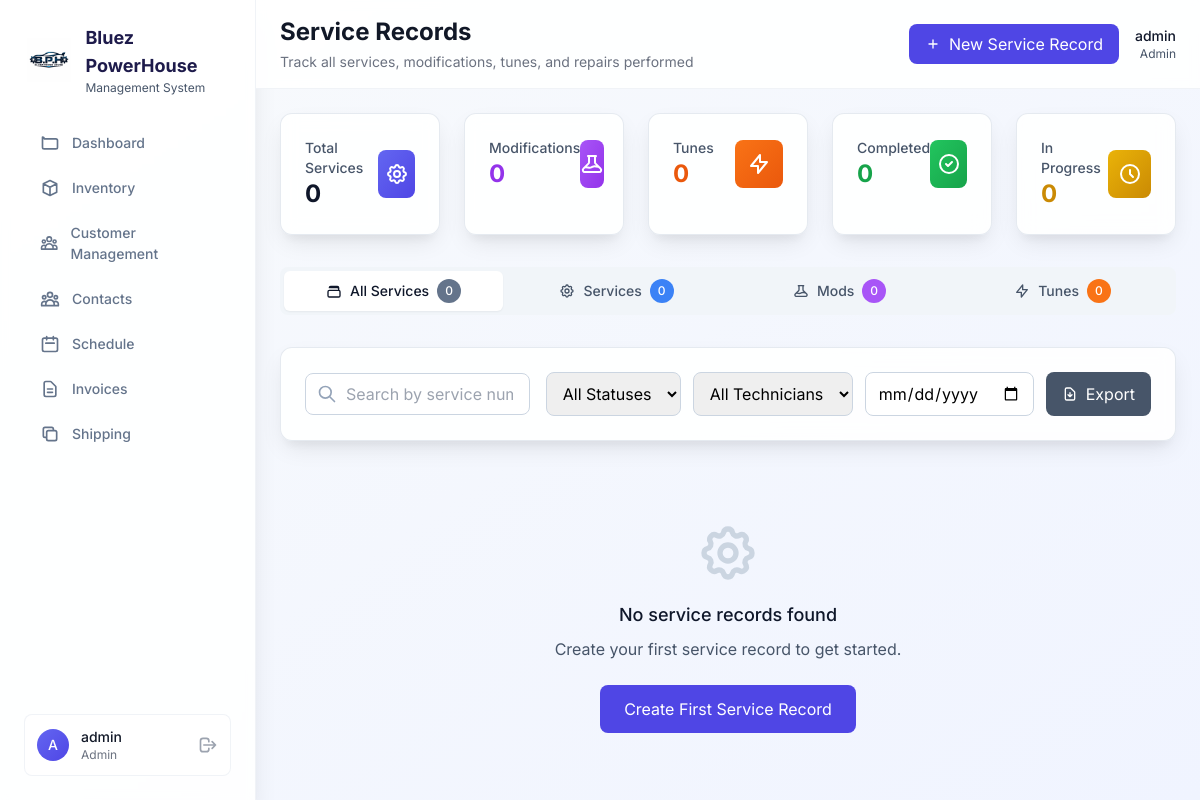
/service-records (signed in), run on an earlier commit of the app's database.
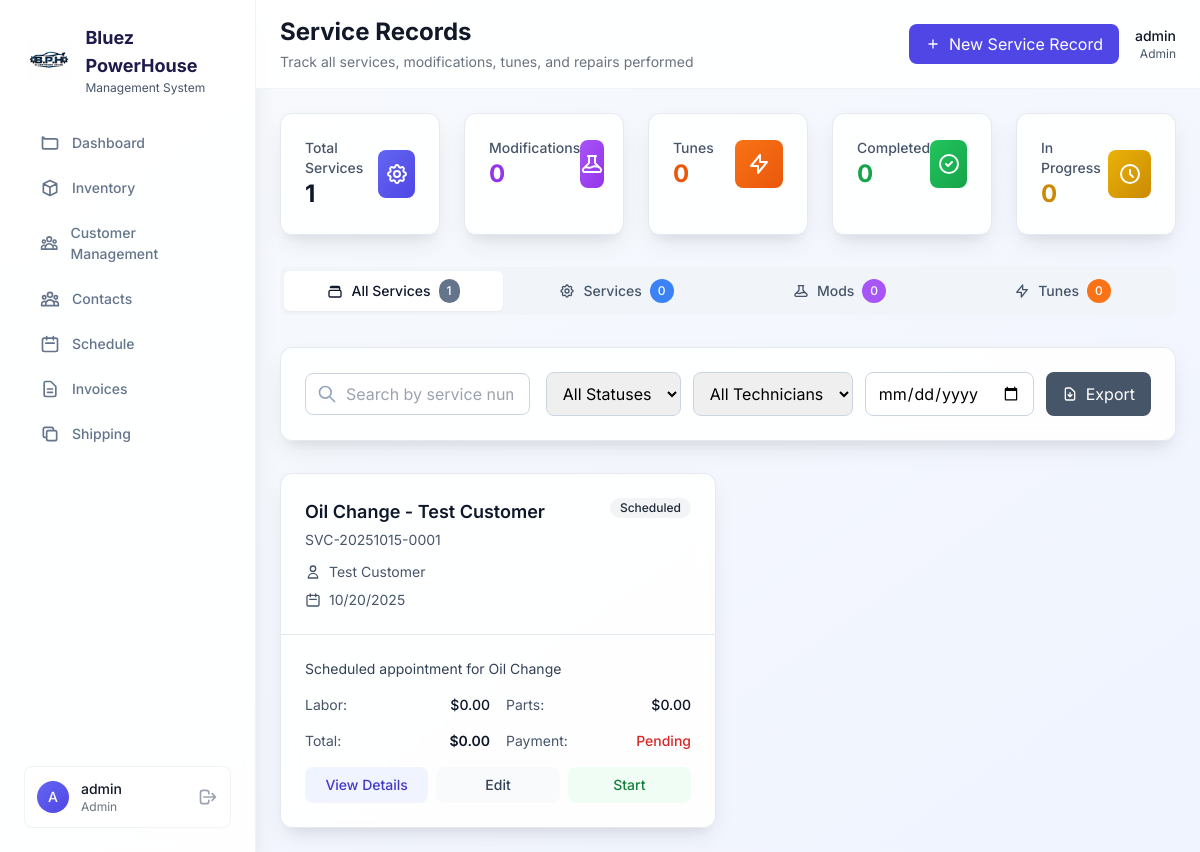
And on a later commit of the database.
### models.py (models this page shows, shortened)
class ServiceRecord(db.Model):
    __tablename__ = 'service_records'
    id = db.Column(db.Integer, primary_key=True)
    service_number = db.Column(db.String(50), unique=True, nullable=False)
    customer_id = db.Column(db.Integer, db.ForeignKey('contacts.id'))
    customer_name = db.Column(db.String(200))  # Fallback if no customer_id
    customer_phone = db.Column(db.String(20))
    customer_email = db.Column(db.String(120))
    vehicle_year = db.Column(db.Integer)
    vehicle_make = db.Column(db.String(50))
    vehicle_model = db.Column(db.String(50))
    vehicle_vin = db.Column(db.String(17))
    vehicle_mileage = db.Column(db.Integer)
    vehicle_license_plate = db.Column(db.String(20))
    service_type = db.Column(db.String(50), nullable=False)  # 'service', 'modification', 'tune', 'repair'
    service_category = db.Column(db.String(50))  # 'maintenance', 'performance', 'cosmetic', 'repair'
    service_title = db.Column(db.String(200), nullable=False)
    service_description = db.Column(db.Text)
    technician_id = db.Column(db.Integer, db.ForeignKey('users.id'))
    technician_name = db.Column(db.String(100))  # Fallback if no technician_id
    service_date = db.Column(db.Date, nullable=False)
    start_time = db.Column(db.DateTime)
    end_time = db.Column(db.DateTime)
    labor_hours = db.Column(db.Float, default=0.0)
    labor_cost = db.Column(db.Float, default=0.0)
    parts_cost = db.Column(db.Float, default=0.0)
    total_cost = db.Column(db.Float, default=0.0)
    customer_paid = db.Column(db.Float, default=0.0)
    payment_status = db.Column(db.String(20), default='pending')  # 'pending', 'partial', 'paid'
    payment_method = db.Column(db.String(20))  # 'cash', 'card', 'check', 'financing'
    status = db.Column(db.String(20), default='scheduled')  # 'scheduled', 'in-progress', 'completed', 'cancelled'
    quality_rating = db.Column(db.Integer)  # 1-5 stars
    warranty_months = db.Column(db.Integer, default=6)
    warranty_miles = db.Column(db.Integer, default=12000)
    before_photos = db.Column(db.Text)  # JSON array of photo filenames
    after_photos = db.Column(db.Text)  # JSON array of photo filenames
    notes = db.Column(db.Text)
    internal_notes = db.Column(db.Text)  # Private notes for staff
    created_by = db.Column(db.Integer, db.ForeignKey('users.id'))
    created_at = db.Column(db.DateTime, default=datetime.utcnow)
    updated_at = db.Column(db.DateTime, default=datetime.utcnow, onupdate=datetime.utcnow)
    customer = db.relationship('Contact', backref='service_records')
    technician = db.relationship('User', foreign_keys=[technician_id], backref='services_performed')
    created_by_user = db.relationship('User', foreign_keys=[created_by], backref='service_records_created')
    def get_before_photos(self):
        if self.before_photos:
            return json.loads(self.before_photos)
        return []
    def get_after_photos(self):
        if self.after_photos:
            return json.loads(self.after_photos)
        return []

### app.py (the view)
    def decorated_function(*args, **kwargs):
        if 'user_id' not in session:
            flash('Please log in to access this page.', 'warning')
            return redirect(url_for('login'))
        return f(*args, **kwargs)

### app.py (called while the page is built)
def login_required(f):
    def decorated_function(*args, **kwargs):
        if 'user_id' not in session:
            flash('Please log in to access this page.', 'warning')
            return redirect(url_for('login'))
        return f(*args, **kwargs)
    decorated_function.__name__ = f.__name__
    return decorated_function

### templates/admin/service_records.html (shortened to what the changed rows need)
{% extends "base.html" %}
{% block page_title %}Service Records{% endblock %}
{% block content %}
<div class="grid grid-cols-1 md:grid-cols-5 gap-6 mb-8">
    <div class="card rounded-xl p-6">
        <div class="flex items-center justify-between">
            <div>
                <p class="text-sm font-medium text-metallic-600">Total Services</p>
                <p class="text-2xl font-bold text-metallic-900">{{ records|length }}</p>
            </div>
        </div>
    </div>
</div>
<div class="mb-8">
    <div class="flex space-x-1 bg-metallic-100 rounded-lg p-1">
        <button onclick="switchServiceTab('all')" id="allTab" class="flex-1 px-4 py-2 rounded-md text-sm font-medium transition-colors bg-white text-metallic-900 shadow-sm">
            <span class="flex items-center justify-center space-x-2">
                <svg class="w-4 h-4" fill="none" stroke="currentColor" viewBox="0 0 24 24">
                    <path stroke-linecap="round" stroke-linejoin="round" stroke-width="2" d="M19 11H5m14 0a2 2 0 012 2v6a2 2 0 01-2 2H5a2 2 0 01-2-2v-6a2 2 0 012-2m14 0V9a2 2 0 00-2-2M5 7a2 2 0 012-2h10a2 2 0 012 2v2M7 7h10"/>
                </svg>
                <span>All Services</span>
                <span class="bg-metallic-500 text-white text-xs px-2 py-1 rounded-full">{{ records|length }}</span>
            </span>
        </button>
    </div>
</div>
<div class="grid grid-cols-1 lg:grid-cols-2 xl:grid-cols-3 gap-6" id="recordsGrid">
    {% for record in records %}
    <div class="service-record-card card rounded-xl overflow-hidden hover:shadow-xl transition-all duration-300 transform hover:-translate-y-1"
         data-type="{{ record.service_type }}"
         data-status="{{ record.status }}"
         data-technician="{{ record.technician_name or '' }}"
         data-date="{{ record.service_date.strftime('%Y-%m-%d') if record.service_date }}"
         data-search="{{ (record.service_number + ' ' + (record.customer_name or '') + ' ' + (record.service_title or '') + ' ' + (record.vehicle_make or '') + ' ' + (record.vehicle_model or '')).lower() }}">
        <div class="p-6 border-b border-metallic-200">
            <div class="flex items-start justify-between mb-3">
                <div class="flex-1">
                    <h3 class="text-lg font-semibold text-metallic-900 mb-1">{{ record.service_title }}</h3>
                    <p class="text-sm text-metallic-600">{{ record.service_number }}</p>
                </div>
                <div class="flex flex-col items-end space-y-2">
                    {% if record.status == 'scheduled' %}
                    <span class="inline-flex items-center px-2.5 py-0.5 rounded-full text-xs font-medium bg-gray-100 text-gray-800">
                        Scheduled
                    </span>
                    {% elif record.status == 'in-progress' %}
                    <span class="inline-flex items-center px-2.5 py-0.5 rounded-full text-xs font-medium bg-yellow-100 text-yellow-800">
                        In Progress
                    </span>
                    {% elif record.status == 'completed' %}
                    <span class="inline-flex items-center px-2.5 py-0.5 rounded-full text-xs font-medium bg-green-100 text-green-800">
                        Completed
                    </span>
                    {% elif record.status == 'cancelled' %}
                    <span class="inline-flex items-center px-2.5 py-0.5 rounded-full text-xs font-medium bg-red-100 text-red-800">
                        Cancelled
                    </span>
                    {% endif %}
                </div>
            </div>
            <div class="space-y-2 text-sm text-metallic-600">
                <div class="flex items-center">
                    <svg class="w-4 h-4 mr-2" fill="none" stroke="currentColor" viewBox="0 0 24 24">
                        <path stroke-linecap="round" stroke-linejoin="round" stroke-width="2" d="M16 7a4 4 0 11-8 0 4 4 0 018 0zM12 14a7 7 0 00-7 7h14a7 7 0 00-7-7z"/>
                    </svg>
                    {{ record.customer_name or 'No customer assigned' }}
                </div>
                <div class="flex items-center">
                    <svg class="w-4 h-4 mr-2" fill="none" stroke="currentColor" viewBox="0 0 24 24">
                        <path stroke-linecap="round" stroke-linejoin="round" stroke-width="2" d="M8 7V3m8 4V3m-9 8h10M5 21h14a2 2 0 002-2V7a2 2 0 00-2-2H5a2 2 0 00-2 2v12a2 2 0 002 2z"/>
                    </svg>
                    {{ record.service_date.strftime('%m/%d/%Y') if record.service_date }}
                </div>
            </div>
        </div>
        <div class="p-6">
            {% if record.service_description %}
            <p class="text-sm text-metallic-700 mb-4">{{ record.service_description }}</p>
            {% endif %}
            <div class="grid grid-cols-2 gap-4 mb-4 text-sm">
                <div class="flex justify-between">
                    <span class="text-metallic-600">Labor:</span>
                    <span class="font-medium text-metallic-900">${{ "%.2f"|format(record.labor_cost) }}</span>
                </div>
                <div class="flex justify-between">
                    <span class="text-metallic-600">Parts:</span>
                    <span class="font-medium text-metallic-900">${{ "%.2f"|format(record.parts_cost) }}</span>
                </div>
                <div class="flex justify-between">
                    <span class="text-metallic-600">Total:</span>
                    <span class="font-semibold text-metallic-900">${{ "%.2f"|format(record.total_cost) }}</span>
                </div>
                <div class="flex justify-between">
                    <span class="text-metallic-600">Payment:</span>
                    {% if record.payment_status == 'paid' %}
                    <span class="font-medium text-green-600">Paid</span>
                    {% elif record.payment_status == 'partial' %}
                    <span class="font-medium text-yellow-600">Partial</span>
                    {% else %}
                    <span class="font-medium text-red-600">Pending</span>
                    {% endif %}
                </div>
            </div>
            <div class="flex space-x-2">
                <button onclick="viewServiceRecord({{ record.id }})" class="flex-1 bg-bluez-50 text-bluez-700 px-3 py-2 rounded-lg hover:bg-bluez-100 transition-colors text-sm font-medium">
                    View Details
                </button>
                <button onclick="editServiceRecord({{ record.id }})" class="flex-1 bg-metallic-50 text-metallic-700 px-3 py-2 rounded-lg hover:bg-metallic-100 transition-colors text-sm font-medium">
                    Edit
                </button>
                {% if record.status == 'scheduled' %}
                <button onclick="startService({{ record.id }})" class="flex-1 bg-green-50 text-green-700 px-3 py-2 rounded-lg hover:bg-green-100 transition-colors text-sm font-medium">
                    Start
                </button>
                {% elif record.status == 'in-progress' %}
                <button onclick="completeService({{ record.id }})" class="flex-1 bg-green-50 text-green-700 px-3 py-2 rounded-lg hover:bg-green-100 transition-colors text-sm font-medium">
                    Complete
                </button>
                {% endif %}
            </div>
        </div>
    </div>
    {% endfor %}
</div>
{% if not records %}
<div class="text-center py-12">
    <h3 class="text-lg font-medium text-metallic-900 mb-2">No service records found</h3>
    <p class="text-metallic-600 mb-6">Create your first service record to get started.</p>
    <button onclick="openAddServiceModal()" class="bg-bluez-600 text-white px-6 py-3 rounded-lg hover:bg-bluez-700 transition-colors">
        Create First Service Record
    </button>
</div>
{% endif %}
{% endblock %}

What changed in the data, as far as the page shows it:
added ServiceRecord: service_title "Oil Change - Test Customer", service_number "SVC-20251015-0001", status "Scheduled", customer_name "Test Customer", service_date "10/20/2025", service_description "Scheduled appointment for Oil Change", labor_cost "0.00", parts_cost "0.00", total_cost "0.00", payment_status "Pending"
Also different on the page:
{{ records|length }}: "0" → "1"
text no longer shown: "No service records found Create your first service record to get started. Create First Service Record"
